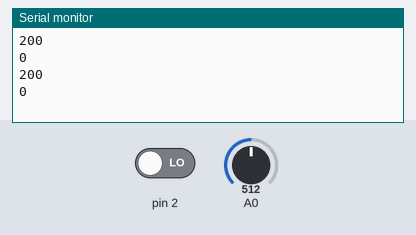
Recording of a sketch running on a simulated Arduino Uno, built with avr-gcc and run on an emulated ATmega328P. Shown: the last lines printed to the serial monitor. Inputs (shaded band) come from the test bench; at power-on: A0 = 512, pin 2 LOW.

Above: at 3.8 s.
3.9 s: A0 set to 716
At 7.4 s:
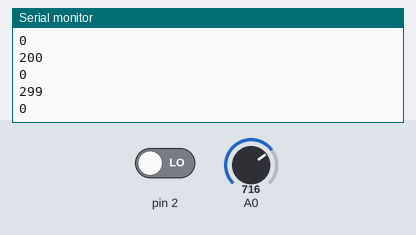
7.8 s: pin 2 driven HIGH
At 9.8 s:
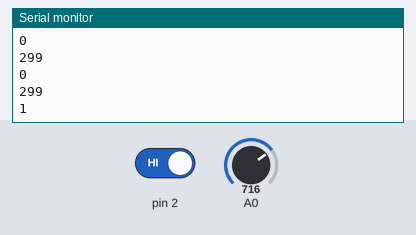
11.7 s: A0 set to 900
At 13.3 s:
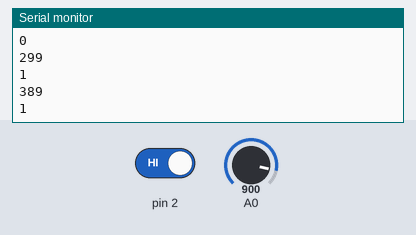
Timing chart, 0 to 14.8 s (numbered marks = the images above; inputs shaded):
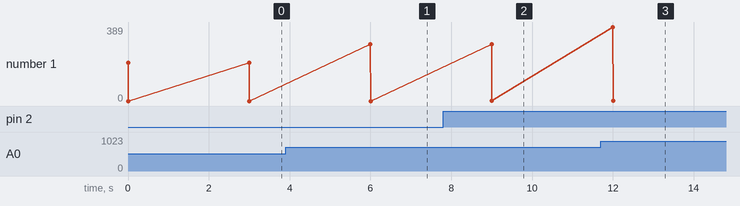

Measured:
- after the input at 3.9 s, the serial monitor: prints a new line after 2.1 s (image 1)
- after the input at 7.8 s, the serial monitor: prints a new line after 1.2 s (image 2)
- after the input at 11.7 s, the serial monitor: prints a new line after 0.30 s (image 3)
- plotted number 1: 0 → 1 after the input at 7.8 s

The sketch:

sensor_read.ino
```cpp
// C++ code
//
int Analog = 0;

int Digital = 0;

void setup()
{
  pinMode(2, INPUT);
  pinMode(A0, INPUT);
  Serial.begin(9600);
}

void loop()
{
  Digital = digitalRead(2);
  Analog = (-40 + 0.488155 * (analogRead(A0) - 20));
  Serial.println(Analog);
  Serial.println(Digital);
  delay(3000); // Wait for 3000 millisecond(s)
}
```
